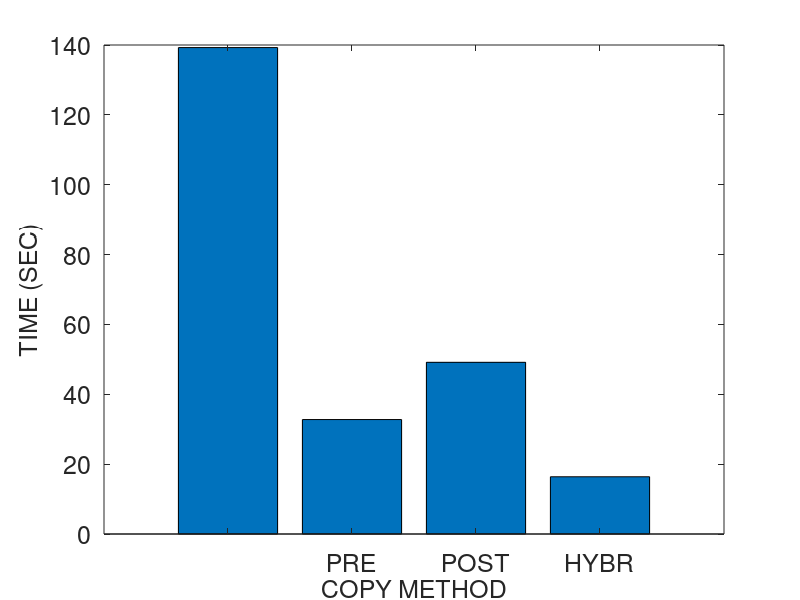
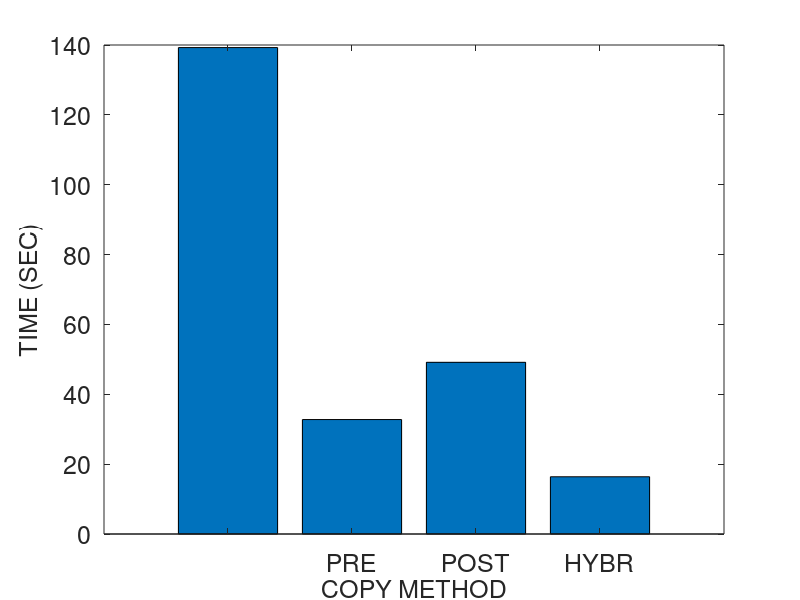
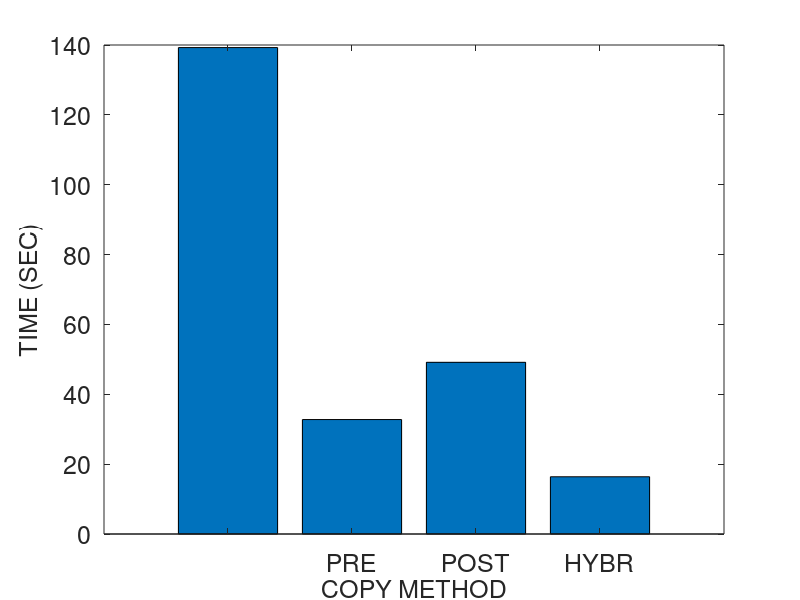
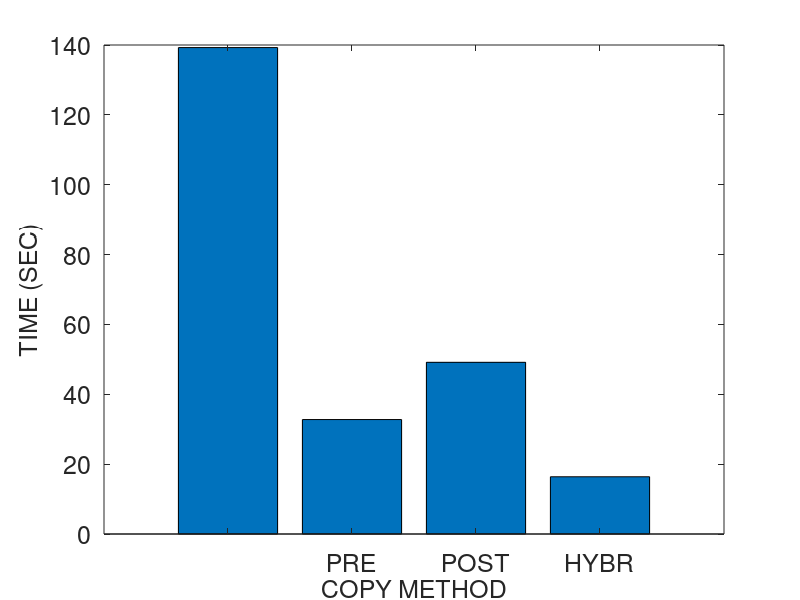

Here is the MATLAB script that generated these plots, in order:
% basic hybrid copy migration
% memory size in MB
r = 4096
r *= 1024 % convert to KB

% page dirty rate in percent (%): against to total memory pages
readrate = 0
prefix = strcat ("M4G_R", readrate)
readrate /= 100

dirtyrate = 50 
prefix = strcat (prefix, "W", dirtyrate)
dirtyrate /= 100

run = 1

pagesize = 4 % in KB
numpages = r / pagesize

% delta compression rate
comp = 0.5 

% amount of CPU and device states in KB 
scinfo = 100

% working set size in number of pages
wss = numpages * 0.25

% 0: zero, 1: read, 2: dirtied, 3: inactive data
mem = zeros(1, numpages);

% prediction accuracy 0 through 1
acc = 1
%acc = 0

run = 1

prefix = strcat (prefix, "acc", acc, "r", run)

% bandwidth in gbps
b = 1000 
b = b * 1024/8 % convert to KB

fontsize = 18
%fontsize = 20

totaltime = 0;
downtime = 0;
totaldata = 0;

A = zeros(4, 3);

%%%%%%%%%%%%%%%%%%%%%%%%%%%%%%
% precopy migration
%%%%%%%%%%%%%%%%%%%%%%%%%%%%%%
fprintf('\n')
disp('==================== Precopy migration ====================')
% iterations
present = numpages
iter = 0
while present > 50 && iter < 29 && totaldata < 4*r
	pretime = present / b
	totaltime += pretime
	totaldata += present
	present = numpages * dirtyrate
	%dirts = wss * dirtyrate
	iter += 1
end

% stop-and-copy phase
% stop conditions: 29 iterations, 50 pages, 4 memory size sent
scsent = scinfo + present * pagesize
downtime = scsent / b
totaltime += downtime
totaldata += scsent

% network fault rate
NFR = 0

A (1, 1) = totaltime;
A (1, 2) = downtime;
A (1, 3) = totaldata;

%%%%%%%%%%%%%%%%%%%%%%%%%%%%%%
% postcopy migration
%%%%%%%%%%%%%%%%%%%%%%%%%%%%%%
fprintf('\n')
disp('===================== Postcopy migration ======================')
totaltime = 0;
downtime = 0;
totaldata = 0;

% stop-and-copy phase
scsent = scinfo
downtime = scsent / b
totaltime += downtime
totaldata += scsent

% prepaging (bubbling) and on-demand paging
postsent = r
posttime = postsent/b
totaltime += posttime
totaldata += postsent
% network fault rate
NFR = 0.2

A (2, 1) = totaltime;
A (2, 2) = downtime;
A (2, 3) = totaldata;

%%%%%%%%%%%%%%%%%%%%%%%%%%%%%%
% hybrid copy migration
%%%%%%%%%%%%%%%%%%%%%%%%%%%%%%
fprintf('\n')
disp('==================== Hybrid copy migration ====================')
totaltime = 0;
downtime = 0;
totaldata = 0;

% precopy phase: single iteration
present = r
pretime = present / b
totaltime += pretime
totaldata += present

% stop-and-copy phase
bitmapsize = 500 % KB
scsent = scinfo + bitmapsize
downtime = scsent / b
totaltime += downtime
totaldata += scsent

% postcopy phase: prepaging (bubbling) and on-demand paging
%dirts = wss * dirtyrate
dirts = numpages * dirtyrate
postsent = dirts * pagesize
posttime = postsent/b
totaltime += posttime
totaldata += postsent
% network fault rate
NFR = 0.2

A (3, 1) = totaltime;
A (3, 2) = downtime;
A (3, 3) = totaldata;

%%%%%%%%%%%%%%%%%%%%%%%%%%%%%%
% proactive hybrid copy migration
%%%%%%%%%%%%%%%%%%%%%%%%%%%%%%
%disp(char(10))
fprintf('\n')
disp('=============== Proactive hybrid copy migration ================')
totaltime = 0;
downtime = 0;
totaldata = 0;

% precopy phase
% LRU, PFR

% scan the dirtied pages
% for dirtied pages
% 	mark dirtied (1)
% 	mem(random (1, wss * 0.1))	
randperm(int64(wss * 0.1));
% for read pages
% 	mark read (2)
% 	mem (random (wss * 0.1, wss * 0.2))

% for pages
% 	predict read/write

% send the pages most likely to be read and least likely to be dirtied
% do not send the pages most likely to be dirtied
% construct queue with the order of p1/p2
%reads = numpages * 0.4 
% total read rate = wss * read_rate = 0.25 * 0.16 = 0.04 (4%)
%read_rate = 0.16
%read_rate = 0.04 % 4% of total memory
% total write rate = wss * write_rate = 0.25 * 0.16 = 0.04 (4%)
%write_rate = 0.16
%write_rate = 0.04 % 4% of total memory
% simple case: readonly pages (RO) - zero dirtied pages 
%RO = 0.3
pred_pages = numpages * readrate * acc

% LRU
% for LRU queue
% 	mark sent
%	insert the pages into cache and perform delta compression

present = pred_pages * pagesize
pretime = present/b
totaltime += pretime
totaldata += present

% stop-and-copy phase
% send the CPU and device states
bitmapsize = 500 % KB
scsent = scinfo + bitmapsize
downtime = scsent/b
totaltime += downtime
totaldata += scsent

% postcopy phase
postsent = (numpages - pred_pages) * pagesize

% exclude the predicted dirtied pages 
pred_dirts = numpages * dirtyrate * acc
postsent = (numpages - pred_pages - pred_dirts) * pagesize
posttime = postsent/b
totaltime += posttime
totaldata += postsent

% network fault rate
NFR = 0.2

A (4, 1) = totaltime;
A (4, 2) = downtime;
A (4, 3) = totaldata

%%%%%%%%%%%%%%%%%%%%%%%%%%%%%%%%%%%%%%%%%%%%%%%%%%%%%%%
%                     plotting
% precopy
% postcopy
% hybrid
% pro-hybrid
%%%%%%%%%%%%%%%%%%%%%%%%%%%%%%%%%%%%%%%%%%%%%%%%%%%%%%%

%prefix = "M4G_R14W14_acc100_r1"
%prefix = strcat ("M4G_R", readrate, "W", dirtyrate, "acc", acc, "r", run)
%prefix = strcat (prefix, "W")
%prefix = strcat (prefix, dirtyrate)

dlmwrite (prefix, A, ' ')

%%%%%%%%%%%%%%%%%%%% total time %%%%%%%%%%%%%%%%%%%%%%
figure;
output = strcat(prefix, ".tt");
%output = prefix
x = ['PRECOPY', 'POSTCOPY', 'HYBRID', 'PRO-HYBRID'];
x = {'', 'PRE', 'POST', 'HYBR', 'PROH', ''};
x = {'', 'PRE', 'POST', 'HYBR', 'PROH'};
%x = 1:1:length(A);
%plot(x, A(:,2)/1000000, x, A(:,3)/1000000, '-.*');
%plot(A(:,2));

%xtics = 1:4:16
%bar(xtics, A(:,1))
bar(A(:,1))
set(gca, 'XTickLabel', x, 'FontSize', fontsize)
xlabel('COPY METHOD', 'FontSize', fontsize);
ylabel('TIME (SEC)', 'FontSize', fontsize);
%legend('PRECOPY', 'POSTCOPY', 'HYBRID', 'PRO-HYBRID');
%bar(x, A(:,1))

saveas (1, strcat(output, ".png"));
saveas (1, strcat(output, ".eps"));
saveas (1, strcat(output, ".emf"));

%%%%%%%%%%%%%%%%%%%% downtime %%%%%%%%%%%%%%%%%%%%%%
figure;
output = strcat(prefix, ".dt");

bar(A(:,2))
set(gca, 'XTickLabel', x, 'FontSize', fontsize)
xlabel('COPY METHOD', 'FontSize', fontsize);
ylabel('TIME (SEC)', 'FontSize', fontsize);

saveas (1, strcat(output, ".png"));
saveas (1, strcat(output, ".eps"));
saveas (1, strcat(output, ".emf"));

%%%%%%%%%%%%%%%%%%%% total data %%%%%%%%%%%%%%%%%%%%%%
figure;
output = strcat(prefix, ".td");

bar(A(:,3))
set(gca, 'XTickLabel', x, 'FontSize', fontsize)
xlabel('COPY METHOD', 'FontSize', fontsize);
ylabel('SIZE (KB)', 'FontSize', fontsize);

saveas (1, strcat(output, ".png"));
saveas (1, strcat(output, ".eps"));
saveas (1, strcat(output, ".emf"));
